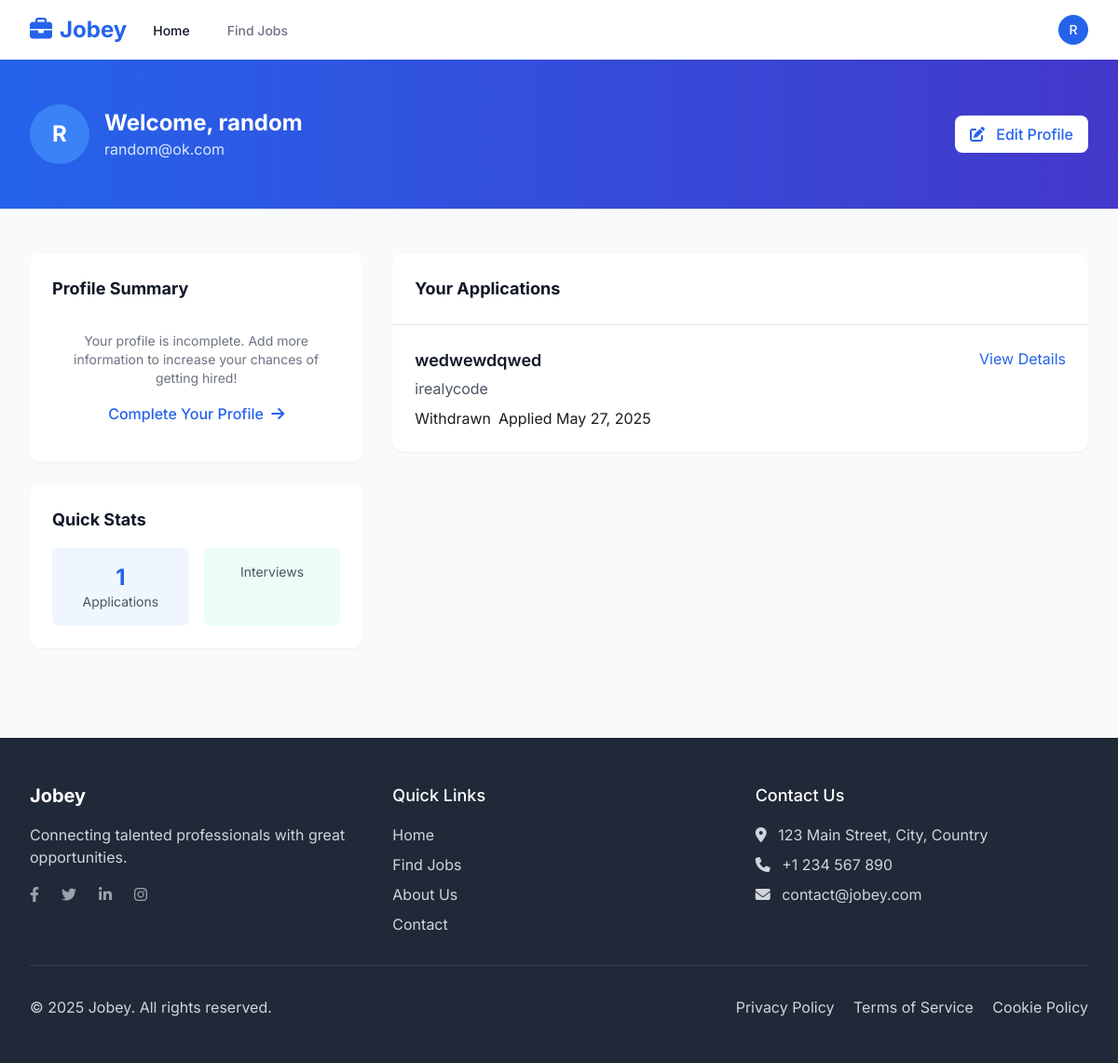
The app's page /users/job-seeker/dashboard/ (signed in) with its own data.
### users/models.py (models this page shows, shortened)
class CustomUser(AbstractUser):
    USER_TYPE_CHOICES = (
        ('employer', 'Employer'),
        ('job_seeker', 'Job Seeker'),
    )
    user_type = models.CharField(max_length=10, choices=USER_TYPE_CHOICES, default='job_seeker')
    bio = models.TextField(blank=True)
    location = models.CharField(max_length=100, blank=True)
    avatar = models.ImageField(upload_to='avatars/', blank=True, null=True)

class Company(models.Model):
    user = models.OneToOneField(CustomUser, on_delete=models.CASCADE, related_name='company')
    name = models.CharField(max_length=100)
    logo = models.ImageField(upload_to='company_logos/', blank=True, null=True)
    website = models.URLField(blank=True)
    description = models.TextField()
    industry = models.CharField(max_length=100)
    size = models.CharField(max_length=50, blank=True)
    founded_year = models.PositiveIntegerField(blank=True, null=True)

### jobs/models.py (models this page shows, shortened)
class JobApplication(models.Model):
    STATUS_CHOICES = (
        ('pending', 'Pending'),
        ('reviewed', 'Reviewed'),
        ('interviewed', 'Interviewed'),
        ('offered', 'Offered'),
        ('rejected', 'Rejected'),
        ('withdrawn', 'Withdrawn'),
    )
    job = models.ForeignKey(Job, on_delete=models.CASCADE, related_name='applications')
    applicant = models.ForeignKey(CustomUser, on_delete=models.CASCADE, related_name='applications')
    resume = models.FileField(upload_to='applications/resumes/', null=True, blank=True)
    cover_letter = models.TextField(blank=True)
    status = models.CharField(max_length=20, choices=STATUS_CHOICES, default='pending')
    applied_at = models.DateTimeField(auto_now_add=True)
    updated_at = models.DateTimeField(auto_now=True)
    notes = models.TextField(blank=True)
    class Meta:
        unique_together = ('job', 'applicant')
        ordering = ['-applied_at']

class Job(models.Model):
    JOB_TYPE_CHOICES = (
        ('full_time', 'Full Time'),
        ('part_time', 'Part Time'),
        ('contract', 'Contract'),
        ('internship', 'Internship'),
        ('remote', 'Remote'),
    )
    EXPERIENCE_LEVEL_CHOICES = (
        ('entry', 'Entry Level'),
        ('mid', 'Mid Level'),
        ('senior', 'Senior Level'),
        ('executive', 'Executive'),
    )
    title = models.CharField(max_length=100)
    company = models.ForeignKey('users.Company', on_delete=models.CASCADE, related_name='job_listings')
    employer = models.ForeignKey(CustomUser, on_delete=models.CASCADE, related_name='jobs')
    job_type = models.CharField(max_length=20, choices=JOB_TYPE_CHOICES)
    experience_level = models.CharField(max_length=20, choices=EXPERIENCE_LEVEL_CHOICES)
    location = models.CharField(max_length=100)
    salary_min = models.DecimalField(max_digits=10, decimal_places=2, null=True, blank=True)
    salary_max = models.DecimalField(max_digits=10, decimal_places=2, null=True, blank=True)
    description = models.TextField()
    requirements = models.TextField()
    benefits = models.TextField(blank=True)
    application_instructions = models.TextField(blank=True)
    application_url = models.URLField(blank=True)
    is_active = models.BooleanField(default=True)
    created_at = models.DateTimeField(auto_now_add=True)
    updated_at = models.DateTimeField(auto_now=True)
    expiry_date = models.DateField(null=True, blank=True)
    class Meta:
        ordering = ['-created_at']

### users/views.py (the view)
# urls.py: path('job-seeker/dashboard/', views.JobSeekerDashboardView.as_view(), name='job_seeker_dashboard'),
class JobSeekerDashboardView(LoginRequiredMixin, DetailView):
    model = CustomUser
    template_name = 'users/job_seeker_dashboard.html'
    context_object_name = 'user'
    def get_object(self):
        return self.request.user
    def get_context_data(self, **kwargs):
        context = super().get_context_data(**kwargs)
        context['applications'] = self.request.user.applications.all()
        return context

### templates/users/job_seeker_dashboard.html (shortened to what this page needs)
{% extends 'base.html' %}
{% block content %}
<div class="bg-gradient-to-r from-blue-600 to-indigo-700 text-white">
    <div class="max-w-7xl mx-auto px-4 sm:px-6 lg:px-8 py-12">
        <div class="flex items-center justify-between">
            <div class="flex items-center">
                {% if user.avatar %}
                <img src="{{ user.avatar.url }}" alt="{{ user.username }}" class="h-16 w-16 rounded-full object-cover">
                {% else %}
                <div class="h-16 w-16 rounded-full bg-blue-500 flex items-center justify-center text-2xl font-bold">
                    {{ user.username|first|upper }}
                </div>
                {% endif %}
                <div class="ml-4">
                    <h1 class="text-2xl font-bold">Welcome, {{ user.get_full_name|default:user.username }}</h1>
                    <p class="text-blue-100">{{ user.email }}</p>
                </div>
            </div>
            <a href="{% url 'edit_profile' %}" class="px-4 py-2 bg-white text-blue-600 rounded-lg font-medium hover:bg-blue-50 transition-colors duration-200">
                <i class="fas fa-edit mr-2"></i> Edit Profile
            </a>
        </div>
    </div>
</div>
<div class="max-w-7xl mx-auto px-4 sm:px-6 lg:px-8 py-12">
    <div class="grid grid-cols-1 lg:grid-cols-3 gap-8">
        <div class="lg:col-span-1">
            <div class="bg-white rounded-xl shadow-sm p-6 mb-6">
                <h2 class="text-lg font-bold text-gray-900 mb-4">Profile Summary</h2>
                <div class="space-y-4">
                    {% if not user.profile.skills and not user.profile.experience and not user.profile.education and not user.profile.resume %}
                    <div class="text-center py-4">
                        <p class="text-gray-500 text-sm mb-4">Your profile is incomplete. Add more information to increase your chances of getting hired!</p>
                        <a href="{% url 'edit_profile' %}" class="text-blue-600 hover:text-blue-800 font-medium">
                            Complete Your Profile <i class="fas fa-arrow-right ml-1"></i>
                        </a>
                    </div>
                    {% endif %}
                </div>
            </div>
            <div class="bg-white rounded-xl shadow-sm p-6">
                <h2 class="text-lg font-bold text-gray-900 mb-4">Quick Stats</h2>
                <div class="grid grid-cols-2 gap-4">
                    <div class="text-center p-4 bg-blue-50 rounded-lg">
                        <div class="text-2xl font-bold text-blue-600">{{ applications.count }}</div>
                        <div class="text-sm text-gray-600">Applications</div>
                    </div>
                    <div class="text-center p-4 bg-green-50 rounded-lg">
                        <div class="text-sm text-gray-600">Interviews</div>
                    </div>
                </div>
            </div>
        </div>
        <div class="lg:col-span-2">
            <div class="bg-white rounded-xl shadow-sm overflow-hidden">
                <div class="p-6 border-b border-gray-200">
                    <h2 class="text-lg font-bold text-gray-900">Your Applications</h2>
                </div>
                {% if applications %}
                <div class="divide-y divide-gray-200">
                    {% for application in applications %}
                    <div class="p-6 hover:bg-gray-50 transition-colors duration-200">
                        <div class="flex items-start justify-between">
                            <div class="flex-1">
                                <h3 class="text-lg font-semibold text-gray-900">
                                    <a href="{% url 'job_detail' application.job.id %}" class="hover:text-blue-600">
                                        {{ application.job.title }}
                                    </a>
                                </h3>
                                <p class="text-gray-600 mt-1">{{ application.job.company.name }}</p>
                                <div class="mt-2 flex flex-wrap gap-2">
                                    <span class="badge {% if application.status == 'pending' %}badge-yellow{% elif application.status == 'reviewed' %}badge-blue{% elif application.status == 'interviewed' %}badge-purple{% elif application.status == 'offered' %}badge-green{% elif application.status == 'rejected' %}badge-red{% else %}badge-gray{% endif %}">
                                        {{ application.get_status_display }}
                                    </span>
                                    <span class="badge badge-blue">
                                        Applied {{ application.applied_at|date:"M d, Y" }}
                                    </span>
                                </div>
                            </div>
                            <div class="ml-4">
                                <div class="flex space-x-2">
                                    <a href="{% url 'application_detail' application.id %}" class="text-blue-600 hover:text-blue-800">
                                        View Details
                                    </a>
                                </div>
                            </div>
                        </div>
                    </div>
                    {% endfor %}
                </div>
                {% endif %}
            </div>
        </div>
    </div>
</div>
{% endblock %}

### templates/base.html (shortened to what this page needs)
{% load static %}
<!DOCTYPE html>
<html lang="en">
<head>
    <link href="https://cdn.jsdelivr.net/npm/tailwindcss@2.2.19/dist/tailwind.min.css" rel="stylesheet">
    <link rel="stylesheet" href="https://cdnjs.cloudflare.com/ajax/libs/font-awesome/6.1.1/css/all.min.css">
</head>
<body class="min-h-screen bg-gray-50 flex flex-col">
    <header x-data="{ isOpen: false, userDropdown: false }" class="bg-white shadow-sm sticky top-0 z-50">
        <nav class="max-w-7xl mx-auto px-4 sm:px-6 lg:px-8">
            <div class="flex justify-between h-16">
                <div class="flex">
                    <div class="flex-shrink-0 flex items-center">
                        <a href="{% url 'home' %}" class="text-2xl font-bold text-blue-600">
                            <i class="fas fa-briefcase mr-2"></i>Jobey
                        </a>
                    </div>
                    <div class="hidden sm:ml-6 sm:flex sm:space-x-8">
                        <a href="{% url 'home' %}" class="border-transparent text-gray-900 inline-flex items-center px-1 pt-1 border-b-2 text-sm font-medium">
                            Home
                        </a>
                        <a href="{% url 'job_list' %}" class="border-transparent text-gray-500 hover:border-gray-300 hover:text-gray-700 inline-flex items-center px-1 pt-1 border-b-2 text-sm font-medium">
                            Find Jobs
                        </a>
                    </div>
                </div>
                <div class="hidden sm:ml-6 sm:flex sm:items-center">
                    {% if user.is_authenticated %}
                    <div class="relative ml-3" x-data="{ open: false }">
                        <div>
                            <button @click="open = !open" type="button" class="flex text-sm rounded-full focus:outline-none focus:ring-2 focus:ring-offset-2 focus:ring-blue-500" id="user-menu-button" aria-expanded="false" aria-haspopup="true">
                                {% if user.avatar %}
                                <img class="h-8 w-8 rounded-full" src="{{ user.avatar.url }}" alt="{{ user.username }}">
                                {% else %}
                                <div class="h-8 w-8 rounded-full bg-blue-600 flex items-center justify-center text-white font-medium">
                                    {{ user.username|first|upper }}
                                </div>
                                {% endif %}
                            </button>
                        </div>
                    </div>
                    {% endif %}
                </div>
            </div>
        </nav>
    </header>
    <main class="flex-grow">
        {% block content %}{% endblock %}
    </main>
    <footer class="bg-gray-800 text-white mt-12">
        <div class="max-w-7xl mx-auto py-12 px-4 sm:px-6 lg:px-8">
            <div class="grid grid-cols-1 md:grid-cols-3 gap-8">
                <div>
                    <h3 class="text-xl font-bold mb-4">Jobey</h3>
                    <p class="text-gray-300">Connecting talented professionals with great opportunities.</p>
                    <div class="mt-4 flex space-x-6">
                        <a href="#" class="text-gray-400 hover:text-white"><i class="fab fa-facebook-f"></i></a>
                        <a href="#" class="text-gray-400 hover:text-white"><i class="fab fa-twitter"></i></a>
                        <a href="#" class="text-gray-400 hover:text-white"><i class="fab fa-linkedin-in"></i></a>
                        <a href="#" class="text-gray-400 hover:text-white"><i class="fab fa-instagram"></i></a>
                    </div>
                </div>
                <div>
                    <h3 class="text-lg font-medium mb-4">Quick Links</h3>
                    <ul class="space-y-2">
                        <li><a href="{% url 'home' %}" class="text-gray-300 hover:text-white">Home</a></li>
                        <li><a href="{% url 'job_list' %}" class="text-gray-300 hover:text-white">Find Jobs</a></li>
                        <li><a href="#" class="text-gray-300 hover:text-white">About Us</a></li>
                        <li><a href="#" class="text-gray-300 hover:text-white">Contact</a></li>
                    </ul>
                </div>
                <div>
                    <h3 class="text-lg font-medium mb-4">Contact Us</h3>
                    <ul class="space-y-2 text-gray-300">
                        <li><i class="fas fa-map-marker-alt mr-2"></i> 123 Main Street, City, Country</li>
                        <li><i class="fas fa-phone mr-2"></i> +1 234 567 890</li>
                        <li><i class="fas fa-envelope mr-2"></i> contact@jobey.com</li>
                    </ul>
                </div>
            </div>
            <div class="border-t border-gray-700 mt-8 pt-8 flex flex-col md:flex-row justify-between">
                <p class="text-gray-300">&copy; 2025 Jobey. All rights reserved.</p>
                <div class="mt-4 md:mt-0">
                    <a href="#" class="text-gray-300 hover:text-white mr-4">Privacy Policy</a>
                    <a href="#" class="text-gray-300 hover:text-white mr-4">Terms of Service</a>
                    <a href="#" class="text-gray-300 hover:text-white">Cookie Policy</a>
                </div>
            </div>
        </div>
    </footer>
</body>
</html>

### templates/base.html (style rules this page uses)
:root { --primary: #0066CC; --primary-dark: #004C99; --secondary: #34C759; --secondary-dark: #2A9F47; --accent: #5856D6; --accent-dark: #4240A8; --success: #34C759; --warning: #FF9500; --error: #FF3B30; --light-gray: #F2F2F7; --mid-gray: #E5E5EA; --dark-gray: #8E8E93; --text: #1C1C1E; }
body { font-family: 'Inter', -apple-system, BlinkMacSystemFont, 'Segoe UI', Roboto, sans-serif; color: var(--text); }
.badge { @apply inline-flex items-center px-3 py-1 rounded-full text-xs font-medium; }
.badge-blue { @apply bg-blue-100 text-blue-800; }

### records on screen
CustomUser: username|first "R", get_full_name "random", email "random@ok.com", count "1"
JobApplication: job "wedwewdqwed", job.company.name "irealycode", status "Withdrawn", applied_at "May 27, 2025"
